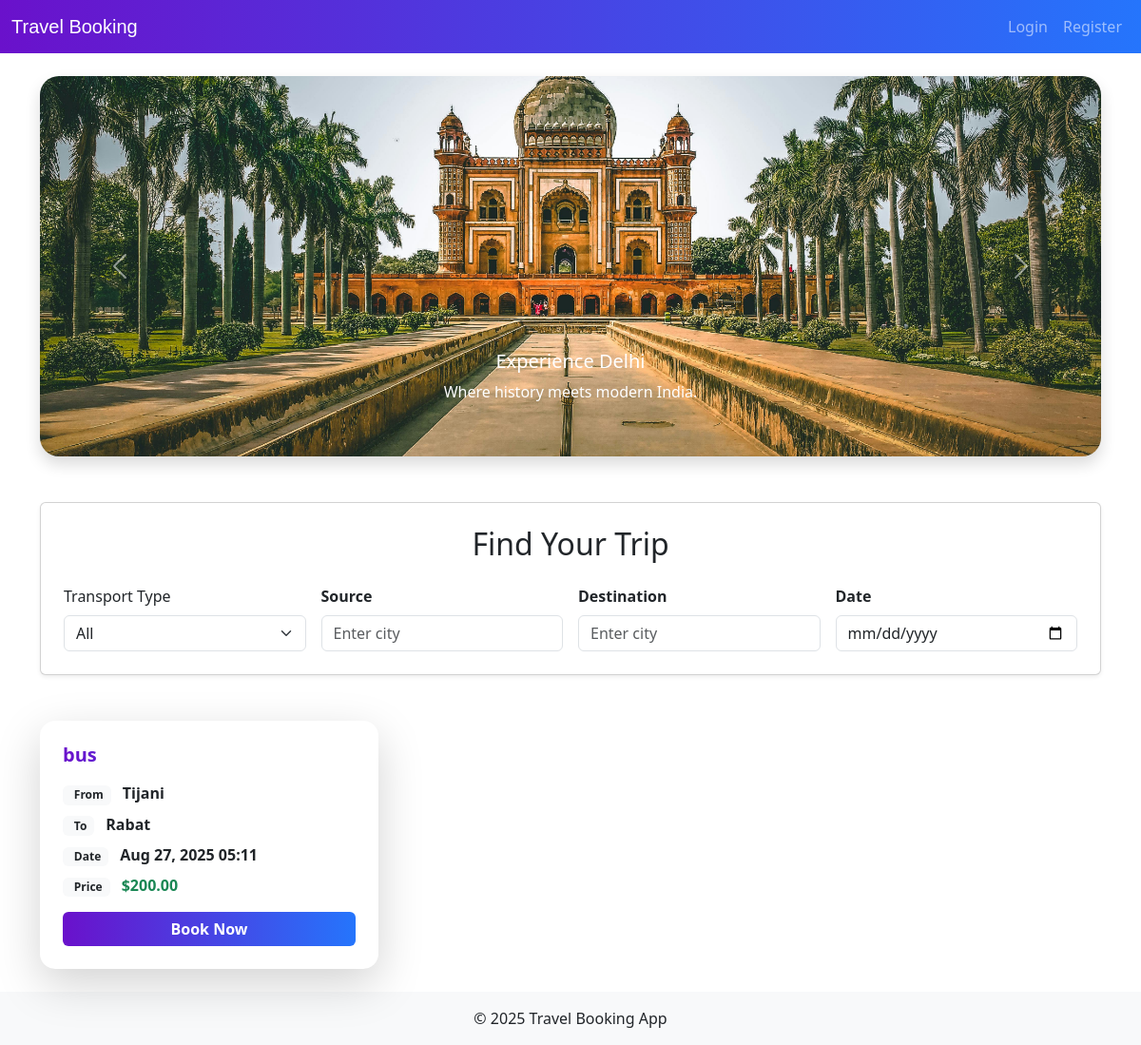
Before: / with the older database file.
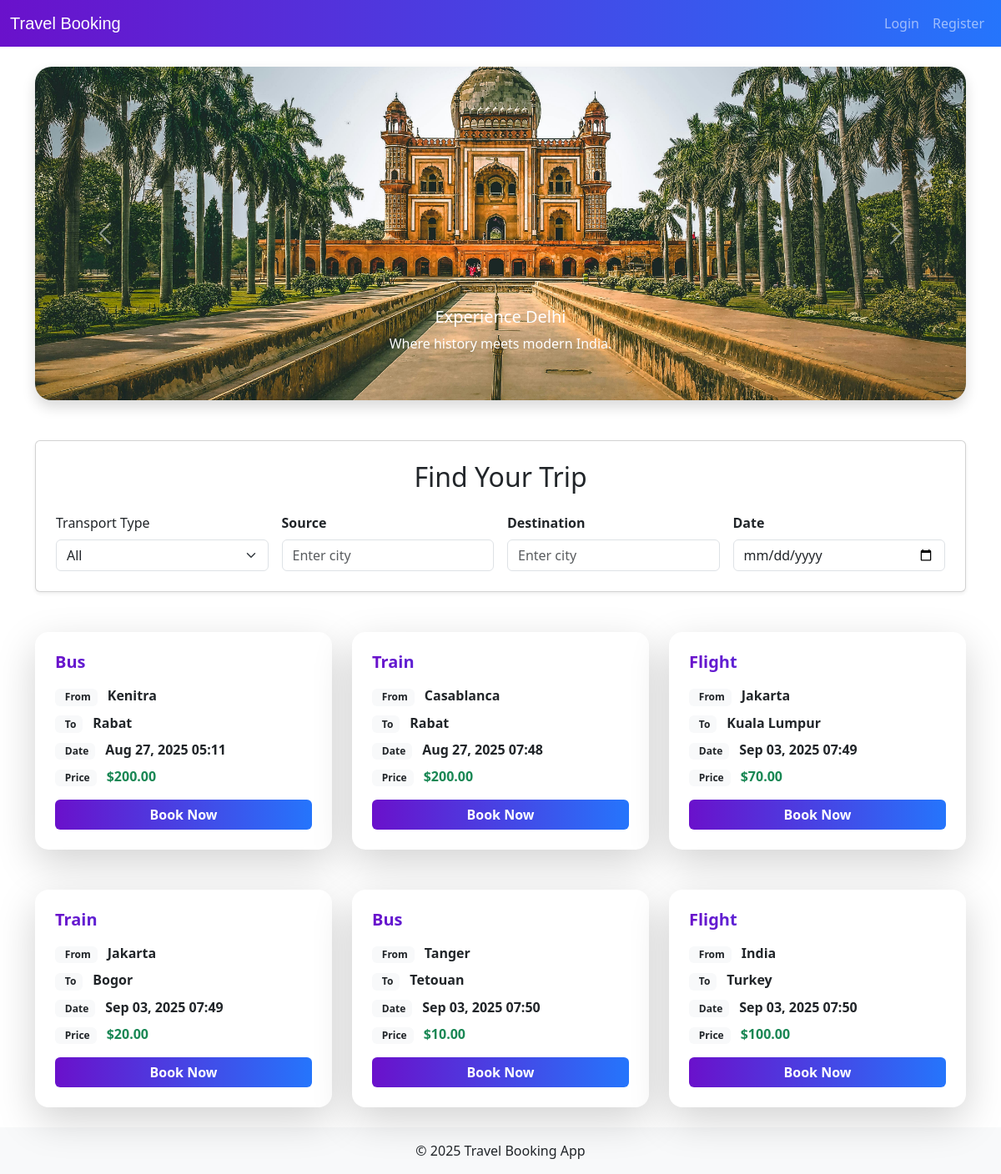
After: the same page with the newer database file.
### travel_app/models.py (models this page shows, shortened)
class TravelOption(models.Model):
    options = [
        ('Flight', 'Flight'),
        ('Train', 'Train'),
        ('Bus', 'Bus'),
    ]
    type = models.CharField(choices=options, max_length=50)
    source = models.CharField(max_length=100)
    destination = models.CharField(max_length=100)
    date_and_time = models.DateTimeField()
    price = models.DecimalField(max_digits=10, decimal_places=2)
    available_seats = models.IntegerField()

### travel_app/views.py (the view)
# urls.py: path("", views.home, name="home"),
def home(request):
    qs = TravelOption.objects.all()
    t = request.GET.get('type')
    src = request.GET.get('source')
    dest = request.GET.get('destination')
    date = request.GET.get('date')
    if t:
        qs = qs.filter(type=t)
    if src:
        qs = qs.filter(source__icontains=src)
    if dest:
        qs = qs.filter(destination__icontains=dest)
    if date:
        qs = qs.filter(date_and_time__date=date)
    if request.headers.get('x-requested-with') == 'XMLHttpRequest':
        html = render_to_string('travel_cards.html', {'travel_options': qs})
        return JsonResponse({'html': html})
    return render(request, 'home.html', {
        'travel_options': qs,
        'type_choices': TravelOption.options
    })

### travel_app/templates/home.html (shortened to what this page needs)
{% extends 'base.html' %}
{% load static %}
{% block content %}
    <div id="citySlider" class="carousel slide mb-5 shadow" data-bs-ride="carousel" style="border-radius: 20px; overflow:hidden;">
        <div class="carousel-inner">
            <div class="carousel-item active">
                <img src="{% static 'images/image1.jpg' %}" class="d-block w-100" style="height:400px; object-fit:cover;">
                <div class="carousel-caption d-none d-md-block">
                    <h5>Experience Delhi</h5>
                    <p>Where history meets modern India.</p>
                </div>
            </div>
        </div>
        <button class="carousel-control-prev" type="button" data-bs-target="#citySlider" data-bs-slide="prev">
            <span class="carousel-control-prev-icon"></span>
        </button>
        <button class="carousel-control-next" type="button" data-bs-target="#citySlider" data-bs-slide="next">
            <span class="carousel-control-next-icon"></span>
        </button>
    </div>
    <div class="card shadow-sm p-4 mb-5">
        <h2 class="text-center mb-4">Find Your Trip</h2>
        <form id="search-form" class="row g-3">
            <div class="col-md-3">
                <label for="type" class="form-label">Transport Type</label>
                <select name="type" id="type" class="form-select filter">
                    <option value="">All</option>
                </select>
            </div>
            <div class="col-md-3">
                <label class="form-label fw-semibold">Source</label>
                <input type="text" name="source" id="source" class="form-control filter" placeholder="Enter city">
            </div>
            <div class="col-md-3">
                <label class="form-label fw-semibold">Destination</label>
                <input type="text" name="destination" id="destination" class="form-control filter" placeholder="Enter city">
            </div>
            <div class="col-md-3">
                <label class="form-label fw-semibold">Date</label>
                <input type="date" name="date" id="date" class="form-control filter">
            </div>
        </form>
    </div>
    <div id="results" class="row g-4">
        {% include 'travel_cards.html' with travel_options=travel_options %}
    </div>
</div>
{% endblock %}

### travel_app/templates/travel_cards.html (shortened to what this page needs)
{% for option in travel_options %}
<div class="col-sm-12 col-md-6 col-lg-4 mb-4">
    <div class="card h-100 border-0 shadow-lg rounded-4 position-relative overflow-hidden">
        <div class="card-body d-flex flex-column justify-content-between p-4">
            <div>
                <h5 class="card-title fw-bold text-gradient mb-3">{{ option.type }}</h5>
                <div class="mb-2">
                    <span class="badge bg-light text-dark me-2">From</span>
                    <span class="fw-semibold">{{ option.source }}</span>
                </div>
                <div class="mb-2">
                    <span class="badge bg-light text-dark me-2">To</span>
                    <span class="fw-semibold">{{ option.destination }}</span>
                </div>
                <div class="mb-2">
                    <span class="badge bg-light text-dark me-2">Date</span>
                    <span class="fw-semibold">{{ option.date_and_time|date:"M d, Y H:i" }}</span>
                </div>
                <div class="mb-3">
                    <span class="badge bg-light text-dark me-2">Price</span>
                    <span class="fw-semibold text-success">${{ option.price }}</span>
                </div>
            </div>
            <a href="{% url 'book' option.id %}" class="btn btn-gradient w-100 fw-semibold mt-auto">Book Now</a>
        </div>
    </div>
</div>
{% empty %}
<div class="col-12">
    <div class="alert alert-warning text-center fs-5" role="alert">
        😕 No transportation options found. Try adjusting your search filters.
    </div>
</div>
{% endfor %}

Changed rows visible on the page:
changed TravelOption: type "bus" → "Bus"; source "Tijani" → "Kenitra"
added TravelOption: type "Train", source "Casablanca", destination "Rabat", date_and_time "Aug 27, 2025 07:48", price "200.00"
added TravelOption: type "Flight", source "Jakarta", destination "Kuala Lumpur", date_and_time "Sep 03, 2025 07:49", price "70.00"
added TravelOption: type "Train", source "Jakarta", destination "Bogor", date_and_time "Sep 03, 2025 07:49", price "20.00"
added TravelOption: type "Bus", source "Tanger", destination "Tetouan", date_and_time "Sep 03, 2025 07:50", price "10.00"
added TravelOption: type "Flight", source "India", destination "Turkey", date_and_time "Sep 03, 2025 07:50", price "100.00"
